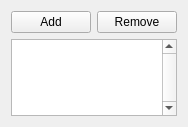
<?xml version="1.0" encoding="UTF-8"?>
<ui version="4.0">
 <class>ChordBankBlockEditor</class>
 <widget class="QWidget" name="ChordBankBlockEditor">
  <property name="geometry">
   <rect>
    <x>0</x>
    <y>0</y>
    <width>184</width>
    <height>127</height>
   </rect>
  </property>
  <property name="windowTitle">
   <string>ChordBankBlockEditor</string>
  </property>
  <layout class="QVBoxLayout" name="verticalLayout">
   <item>
    <layout class="QHBoxLayout" name="horizontalLayout">
     <item>
      <widget class="QPushButton" name="pb_add">
       <property name="text">
        <string>Add</string>
       </property>
      </widget>
     </item>
     <item>
      <widget class="QPushButton" name="pb_remove">
       <property name="text">
        <string>Remove</string>
       </property>
      </widget>
     </item>
    </layout>
   </item>
   <item>
    <widget class="QTableView" name="tv_chords">
     <property name="verticalScrollBarPolicy">
      <enum>Qt::ScrollBarAlwaysOn</enum>
     </property>
     <attribute name="horizontalHeaderDefaultSectionSize">
      <number>50</number>
     </attribute>
     <attribute name="horizontalHeaderMinimumSectionSize">
      <number>20</number>
     </attribute>
     <attribute name="verticalHeaderVisible">
      <bool>false</bool>
     </attribute>
     <attribute name="verticalHeaderDefaultSectionSize">
      <number>19</number>
     </attribute>
    </widget>
   </item>
  </layout>
 </widget>
 <resources/>
 <connections/>
</ui>
